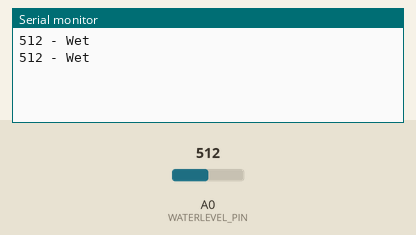
Simulated run of this sketch. Board: Arduino Uno, built with avr-gcc and run on an emulated ATmega328P. On the bench: the last lines printed to the serial monitor. The inputs (shaded band) are chosen by the test bench; at power-on: A0 (WATERLEVEL_PIN) = 512.

Above: at 1.8 s.
1.9 s: A0 (WATERLEVEL_PIN) set to 692
At 2.8 s:
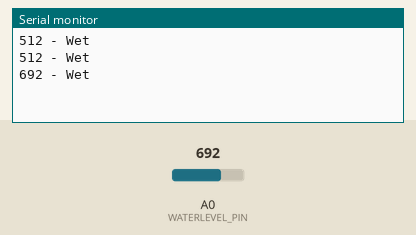
3.4 s: A0 (WATERLEVEL_PIN) set to 711
At 4.8 s:
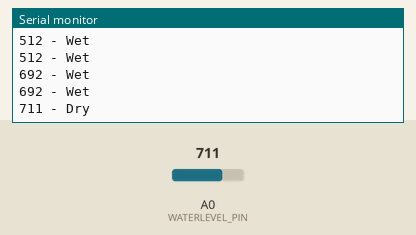

The sketch:

WaterLevel.ino
```cpp
int WATERLEVEL_PIN = A0; // level sensor connected to an analog port
int sensorValue = 0; // define a variable data initial value if 0

void setup() {
  Serial.begin(9600); // set the baud rate to 9600
}

void loop() {
  sensorValue = analogRead(WATERLEVEL_PIN); // read the analog value to the variable val

  Serial.print(sensorValue);

  if (sensorValue > 700) {
    Serial.println(" - Dry");
  }
  else {
    Serial.println(" - Wet");
  }

  delay(1000);
}
```

Measured:
- the behaviour switches between 700 and 701 on A0 (WATERLEVEL_PIN) (found by bisection; images 1 and 2)
- after the input at 1.9 s, the serial monitor: prints a new line after 0.10 s (image 1)
- after the input at 3.4 s, the serial monitor: prints a new line after 0.60 s (image 2)
